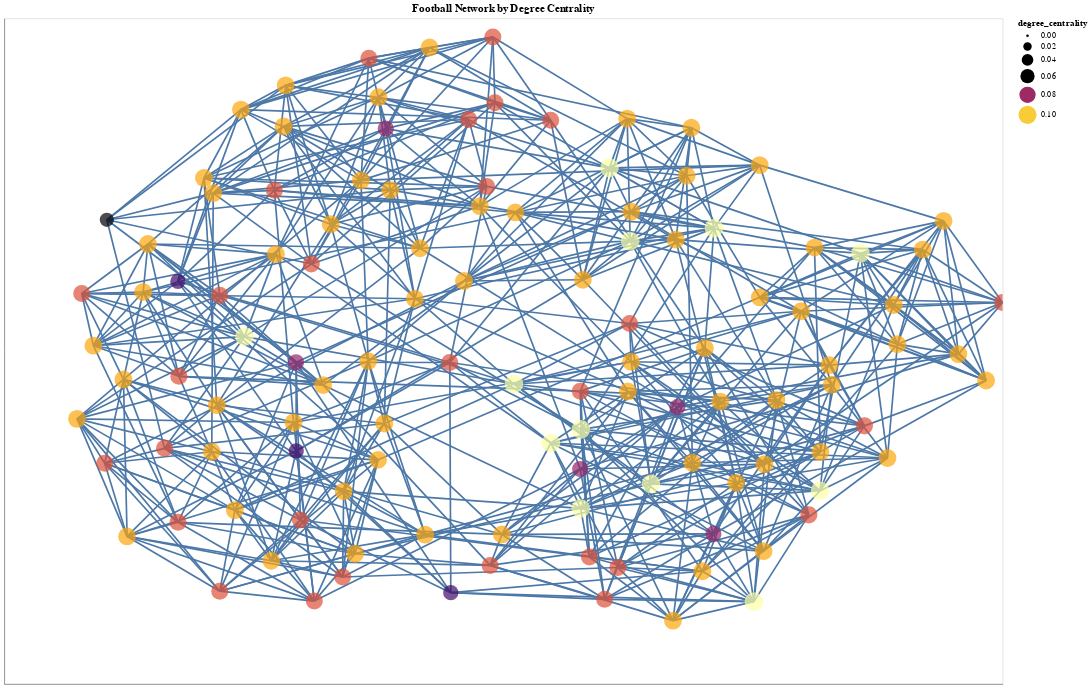

Here is the notebook cell this chart was saved with:
### Code cell
n = n.mark_circle().encode(
        color=alt.Color('degree_centrality:Q', scale=alt.Scale(scheme='inferno')), 
        size=alt.Size('degree_centrality:Q',
                     scale=alt.Scale(range=[10,500])),
        tooltip=[alt.Tooltip('name'), alt.Tooltip('degree')]
        ).interactive()
e = e.mark_line().encode()

(e+n).properties(width=1200,height=800, title='Football Network by Degree Centrality')

### Figure 1 — Vega-Lite specification as saved in the notebook (floating-point values rounded to 4 significant figures; data arrays with more than 128 entries replaced by an {"elided": "..."} marker saying what was removed)
{"config": {"view": {"continuousWidth": 400, "continuousHeight": 300}}, "layer": [{"data": {"name": "data-610735664036fa79adee4047cafd5d92"}, "mark": "line", "encoding": {"detail": {"field": "edge", "type": "quantitative"}, "x": {"axis": {"grid": false, "labels": false, "ticks": false, "title": ""}, "field": "x", "type": "quantitative"}, "y": {"axis": {"grid": false, "labels": false, "ticks": false, "title": ""}, "field": "y", "type": "quantitative"}}}, {"data": {"name": "data-1d9d01596838e1dbff05aae14121ae34"}, "mark": "circle", "encoding": {"color": {"field": "degree_centrality", "scale": {"scheme": "inferno"}, "type": "quantitative"}, "size": {"field": "degree_centrality", "scale": {"range": [10, 500]}, "type": "quantitative"}, "tooltip": [{"field": "name", "type": "nominal"}, {"field": "degree", "type": "quantitative"}], "x": {"axis": {"grid": false, "labels": false, "ticks": false}, "field": "x", "type": "quantitative"}, "y": {"axis": {"grid": false, "labels": false, "ticks": false}, "field": "y", "type": "quantitative"}}, "selection": {"selector001": {"type": "interval", "bind": "scales", "encodings": ["x", "y"]}, "selector002": {"type": "interval", "bind": "scales", "encodings": ["x", "y"]}, "selector003": {"type": "interval", "bind": "scales", "encodings": ["x", "y"]}, "selector004": {"type": "interval", "bind": "scales", "encodings": ["x", "y"]}, "selector005": {"type": "interval", "bind": "scales", "encodings": ["x", "y"]}}}], "height": 800, "title": "Football Network by Degree Centrality", "width": 1200, "$schema": "https://vega.github.io/schema/vega-lite/v4.17.0.json", "datasets": {"data-610735664036fa79adee4047cafd5d92": {"elided": "1226 records"}, "data-1d9d01596838e1dbff05aae14121ae34": [{"y": -0.09886, "name": "BrighamYoung", "x": 0.02114, "closeness_centrality": 0.4238, "degree_centrality": 0.1053, "value": 7, "pagerank": 0.009588, "hubs": 0.01009, "betweenness_centrality": 0.03249, "authorities": 0.01009, "eigenvector_centrality": 0.1065, "degree": 12}, {"y": 0.04338, "name": "FloridaState", "x": -0.5185, "closeness_centrality": 0.413, "degree_centrality": 0.1053, "value": 0, "pagerank": 0.009641, "hubs": 0.009132, "betweenness_centrality": 0.01762, "authorities": 0.009132, "eigenvector_centrality": 0.09639, "degree": 12}, {"y": 0.3695, "name": "Iowa", "x": 0.4219, "closeness_centrality": 0.4071, "degree_centrality": 0.1053, "value": 2, "pagerank": 0.009509, "hubs": 0.01102, "betweenness_centrality": 0.01312, "authorities": 0.01102, "eigenvector_centrality": 0.1163, "degree": 12}, {"y": -0.2353, "name": "KansasState", "x": 0.1554, "closeness_centrality": 0.4207, "degree_centrality": 0.1053, "value": 3, "pagerank": 0.009617, "hubs": 0.01007, "betweenness_centrality": 0.02307, "authorities": 0.01007, "eigenvector_centrality": 0.1062, "degree": 12}, {"y": -0.3398, "name": "NewMexico", "x": 0.523, "closeness_centrality": 0.4028, "degree_centrality": 0.09649, "value": 7, "pagerank": 0.008887, "hubs": 0.009589, "betweenness_centrality": 0.01066, "authorities": 0.009589, "eigenvector_centrality": 0.1012, "degree": 11}, {"y": -0.7527, "name": "TexasTech", "x": 0.5019, "closeness_centrality": 0.3838, "degree_centrality": 0.1053, "value": 3, "pagerank": 0.009677, "hubs": 0.009692, "betweenness_centrality": 0.01066, "authorities": 0.009692, "eigenvector_centrality": 0.1023, "degree": 12}, {"y": 0.5506, "name": "PennState", "x": 0.2126, "closeness_centrality": 0.4254, "degree_centrality": 0.1053, "value": 2, "pagerank": 0.009548, "hubs": 0.01069, "betweenness_centrality": 0.01968, "authorities": 0.01069, "eigenvector_centrality": 0.1129, "degree": 12}, {"y": 0.2935, "name": "SouthernCalifornia", "x": 0.7154, "closeness_centrality": 0.4014, "degree_centrality": 0.1053, "value": 8, "pagerank": 0.009491, "hubs": 0.01144, "betweenness_centrality": 0.01456, "authorities": 0.01144, "eigenvector_centrality": 0.1207, "degree": 12}, {"y": -0.08838, "name": "ArizonaState", "x": 0.967, "closeness_centrality": 0.3608, "degree_centrality": 0.09649, "value": 8, "pagerank": 0.008844, "hubs": 0.01022, "betweenness_centrality": 0.005009, "authorities": 0.01022, "eigenvector_centrality": 0.1078, "degree": 11}, {"y": 0.1197, "name": "SanDiegoState", "x": 0.5964, "closeness_centrality": 0.3972, "degree_centrality": 0.09649, "value": 7, "pagerank": 0.008836, "hubs": 0.0101, "betweenness_centrality": 0.01183, "authorities": 0.0101, "eigenvector_centrality": 0.1065, "degree": 11}, {"y": -0.4921, "name": "Baylor", "x": 0.612, "closeness_centrality": 0.3813, "degree_centrality": 0.08772, "value": 3, "pagerank": 0.008212, "hubs": 0.008553, "betweenness_centrality": 0.006908, "authorities": 0.008553, "eigenvector_centrality": 0.09026, "degree": 10}, {"y": -0.7459, "name": "NorthTexas", "x": 0.2028, "closeness_centrality": 0.4028, "degree_centrality": 0.08772, "value": 10, "pagerank": 0.008345, "hubs": 0.007569, "betweenness_centrality": 0.0114, "authorities": 0.007569, "eigenvector_centrality": 0.07987, "degree": 10}, {"y": 0.4831, "name": "NorthernIllinois", "x": -0.4587, "closeness_centrality": 0.3904, "degree_centrality": 0.08772, "value": 6, "pagerank": 0.008382, "hubs": 0.006738, "betweenness_centrality": 0.01014, "authorities": 0.006738, "eigenvector_centrality": 0.07111, "degree": 10}, {"y": 0.4166, "name": "Northwestern", "x": 0.0239, "closeness_centrality": 0.4207, "degree_centrality": 0.09649, "value": 2, "pagerank": 0.008828, "hubs": 0.01004, "betweenness_centrality": 0.01729, "authorities": 0.01004, "eigenvector_centrality": 0.106, "degree": 11}, {"y": 0.746, "name": "WesternMichigan", "x": -0.01687, "closeness_centrality": 0.3851, "degree_centrality": 0.08772, "value": 6, "pagerank": 0.008323, "hubs": 0.007261, "betweenness_centrality": 0.007074, "authorities": 0.007261, "eigenvector_centrality": 0.07663, "degree": 10}, {"y": 0.3303, "name": "Wisconsin", "x": 0.254, "closeness_centrality": 0.4238, "degree_centrality": 0.1053, "value": 2, "pagerank": 0.00951, "hubs": 0.01102, "betweenness_centrality": 0.0209, "authorities": 0.01102, "eigenvector_centrality": 0.1163, "degree": 12}, {"y": -0.03191, "name": "Wyoming", "x": 0.2559, "closeness_centrality": 0.4238, "degree_centrality": 0.09649, "value": 7, "pagerank": 0.008848, "hubs": 0.009836, "betweenness_centrality": 0.02221, "authorities": 0.009836, "eigenvector_centrality": 0.1038, "degree": 11}, {"y": -0.2146, "name": "Auburn", "x": -0.4202, "closeness_centrality": 0.4116, "degree_centrality": 0.09649, "value": 9, "pagerank": 0.009018, "hubs": 0.00775, "betweenness_centrality": 0.0166, "authorities": 0.00775, "eigenvector_centrality": 0.08179, "degree": 11}, {"y": 0.7257, "name": "Akron", "x": -0.5257, "closeness_centrality": 0.38, "degree_centrality": 0.09649, "value": 6, "pagerank": 0.009132, "hubs": 0.007118, "betweenness_centrality": 0.008493, "authorities": 0.007118, "eigenvector_centrality": 0.07512, "degree": 11}, {"y": 0.5202, "name": "VirginiaTech", "x": -0.5997, "closeness_centrality": 0.3904, "degree_centrality": 0.09649, "value": 1, "pagerank": 0.009006, "hubs": 0.00791, "betweenness_centrality": 0.009759, "authorities": 0.00791, "eigenvector_centrality": 0.08348, "degree": 11}, {"y": -0.3266, "name": "Alabama", "x": -0.251, "closeness_centrality": 0.4028, "degree_centrality": 0.09649, "value": 9, "pagerank": 0.00903, "hubs": 0.007695, "betweenness_centrality": 0.02305, "authorities": 0.007695, "eigenvector_centrality": 0.08122, "degree": 11}, {"y": 0.1615, "name": "UCLA", "x": 0.5137, "closeness_centrality": 0.3972, "degree_centrality": 0.09649, "value": 8, "pagerank": 0.008813, "hubs": 0.01042, "betweenness_centrality": 0.02213, "authorities": 0.01042, "eigenvector_centrality": 0.11, "degree": 11}, {"y": 0.3912, "name": "Arizona", "x": 0.8819, "closeness_centrality": 0.3677, "degree_centrality": 0.09649, "value": 8, "pagerank": 0.008813, "hubs": 0.01046, "betweenness_centrality": 0.006733, "authorities": 0.01046, "eigenvector_centrality": 0.1103, "degree": 11}, {"y": -0.04197, "name": "Utah", "x": 0.6531, "closeness_centrality": 0.3851, "degree_centrality": 0.09649, "value": 7, "pagerank": 0.008861, "hubs": 0.009901, "betweenness_centrality": 0.007589, "authorities": 0.009901, "eigenvector_centrality": 0.1045, "degree": 11}, {"y": -0.6439, "name": "ArkansasState", "x": -0.02655, "closeness_centrality": 0.4238, "degree_centrality": 0.08772, "value": 10, "pagerank": 0.008311, "hubs": 0.007611, "betweenness_centrality": 0.0207, "authorities": 0.007611, "eigenvector_centrality": 0.08032, "degree": 10}, {"y": -0.102, "name": "NorthCarolinaState", "x": -0.361, "closeness_centrality": 0.413, "degree_centrality": 0.09649, "value": 0, "pagerank": 0.008909, "hubs": 0.008848, "betweenness_centrality": 0.01778, "authorities": 0.008848, "eigenvector_centrality": 0.09338, "degree": 11}, {"y": 0.2619, "name": "BallState", "x": -0.3847, "closeness_centrality": 0.3986, "degree_centrality": 0.08772, "value": 6, "pagerank": 0.008392, "hubs": 0.006719, "betweenness_centrality": 0.017, "authorities": 0.006719, "eigenvector_centrality": 0.07092, "degree": 10}, {"y": -0.2036, "name": "Florida", "x": -0.854, "closeness_centrality": 0.3826, "degree_centrality": 0.09649, "value": 9, "pagerank": 0.009035, "hubs": 0.007534, "betweenness_centrality": 0.01066, "authorities": 0.007534, "eigenvector_centrality": 0.07951, "degree": 11}, {"y": -0.3542, "name": "BoiseState", "x": 0.1538, "closeness_centrality": 0.4086, "degree_centrality": 0.07895, "value": 11, "pagerank": 0.007636, "hubs": 0.006644, "betweenness_centrality": 0.01817, "authorities": 0.006644, "eigenvector_centrality": 0.07011, "degree": 9}, {"y": 0.4843, "name": "BostonCollege", "x": -0.2266, "closeness_centrality": 0.4, "degree_centrality": 0.09649, "value": 1, "pagerank": 0.008999, "hubs": 0.008126, "betweenness_centrality": 0.009029, "authorities": 0.008126, "eigenvector_centrality": 0.08576, "degree": 11}, {"y": 0.3089, "name": "WestVirginia", "x": -0.167, "closeness_centrality": 0.4101, "degree_centrality": 0.09649, "value": 1, "pagerank": 0.00896, "hubs": 0.008295, "betweenness_centrality": 0.01509, "authorities": 0.008295, "eigenvector_centrality": 0.08755, "degree": 11}, {"y": 0.9123, "name": "BowlingGreenState", "x": -0.1479, "closeness_centrality": 0.3787, "degree_centrality": 0.09649, "value": 6, "pagerank": 0.009018, "hubs": 0.007822, "betweenness_centrality": 0.008418, "authorities": 0.007822, "eigenvector_centrality": 0.08255, "degree": 11}, {"y": 0.5269, "name": "Michigan", "x": 0.3671, "closeness_centrality": 0.4101, "degree_centrality": 0.09649, "value": 2, "pagerank": 0.0088, "hubs": 0.01035, "betweenness_centrality": 0.01488, "authorities": 0.01035, "eigenvector_centrality": 0.1092, "degree": 11}, {"y": 0.1677, "name": "Virginia", "x": -0.568, "closeness_centrality": 0.3878, "degree_centrality": 0.08772, "value": 0, "pagerank": 0.008215, "hubs": 0.007899, "betweenness_centrality": 0.007354, "authorities": 0.007899, "eigenvector_centrality": 0.08337, "degree": 10}, {"y": 0.7986, "name": "Buffalo", "x": -0.4361, "closeness_centrality": 0.3762, "degree_centrality": 0.09649, "value": 6, "pagerank": 0.009101, "hubs": 0.007278, "betweenness_centrality": 0.008026, "authorities": 0.007278, "eigenvector_centrality": 0.07682, "degree": 11}, {"y": 0.3813, "name": "Syracuse", "x": -0.3458, "closeness_centrality": 0.3972, "degree_centrality": 0.09649, "value": 1, "pagerank": 0.00894, "hubs": 0.008382, "betweenness_centrality": 0.01548, "authorities": 0.008382, "eigenvector_centrality": 0.08846, "degree": 11}, {"y": 0.2096, "name": "CentralFlorida", "x": -0.652, "closeness_centrality": 0.4014, "degree_centrality": 0.07018, "value": 5, "pagerank": 0.006976, "hubs": 0.00532, "betweenness_centrality": 0.01321, "authorities": 0.00532, "eigenvector_centrality": 0.05614, "degree": 8}, {"y": 0.01623, "name": "GeorgiaTech", "x": -0.8212, "closeness_centrality": 0.3945, "degree_centrality": 0.09649, "value": 0, "pagerank": 0.008981, "hubs": 0.008152, "betweenness_centrality": 0.009131, "authorities": 0.008152, "eigenvector_centrality": 0.08603, "degree": 11}, {"y": 0.4356, "name": "CentralMichigan", "x": -0.04704, "closeness_centrality": 0.4043, "degree_centrality": 0.09649, "value": 6, "pagerank": 0.009069, "hubs": 0.007627, "betweenness_centrality": 0.02519, "authorities": 0.007627, "eigenvector_centrality": 0.08049, "degree": 11}, {"y": 0.6986, "name": "Purdue", "x": 0.248, "closeness_centrality": 0.4071, "degree_centrality": 0.09649, "value": 2, "pagerank": 0.008838, "hubs": 0.009891, "betweenness_centrality": 0.0107, "authorities": 0.009891, "eigenvector_centrality": 0.1044, "degree": 11}, {"y": -0.3028, "name": "Colorado", "x": 0.6351, "closeness_centrality": 0.3986, "degree_centrality": 0.09649, "value": 3, "pagerank": 0.00887, "hubs": 0.009758, "betweenness_centrality": 0.01398, "authorities": 0.009758, "eigenvector_centrality": 0.103, "degree": 11}, {"y": -0.2247, "name": "ColoradoState", "x": 0.7234, "closeness_centrality": 0.3958, "degree_centrality": 0.08772, "value": 7, "pagerank": 0.008127, "hubs": 0.009395, "betweenness_centrality": 0.006439, "authorities": 0.009395, "eigenvector_centrality": 0.09914, "degree": 10}, {"y": 0.3946, "name": "Connecticut", "x": -0.7943, "closeness_centrality": 0.3701, "degree_centrality": 0.0614, "value": 5, "pagerank": 0.006269, "hubs": 0.004577, "betweenness_centrality": 0.00779, "authorities": 0.004577, "eigenvector_centrality": 0.04831, "degree": 7}, {"y": 0.4748, "name": "EasternMichigan", "x": -0.5812, "closeness_centrality": 0.3958, "degree_centrality": 0.09649, "value": 6, "pagerank": 0.009144, "hubs": 0.007065, "betweenness_centrality": 0.0136, "authorities": 0.007065, "eigenvector_centrality": 0.07457, "degree": 11}, {"y": -0.1626, "name": "EastCarolina", "x": -0.5741, "closeness_centrality": 0.4, "degree_centrality": 0.09649, "value": 4, "pagerank": 0.008973, "hubs": 0.008148, "betweenness_centrality": 0.01437, "authorities": 0.008148, "eigenvector_centrality": 0.08599, "degree": 11}, {"y": 0.1776, "name": "Duke", "x": -0.7216, "closeness_centrality": 0.3972, "degree_centrality": 0.09649, "value": 0, "pagerank": 0.008918, "hubs": 0.008579, "betweenness_centrality": 0.01144, "authorities": 0.008579, "eigenvector_centrality": 0.09054, "degree": 11}, {"y": -0.101, "name": "FresnoState", "x": 0.6578, "closeness_centrality": 0.3931, "degree_centrality": 0.09649, "value": 11, "pagerank": 0.00874, "hubs": 0.01133, "betweenness_centrality": 0.01035, "authorities": 0.01133, "eigenvector_centrality": 0.1196, "degree": 11}, {"y": 0.5587, "name": "OhioState", "x": 0.5134, "closeness_centrality": 0.4057, "degree_centrality": 0.09649, "value": 2, "pagerank": 0.008795, "hubs": 0.01043, "betweenness_centrality": 0.0151, "authorities": 0.01043, "eigenvector_centrality": 0.1101, "degree": 11}, {"y": -0.5513, "name": "Houston", "x": -0.1567, "closeness_centrality": 0.4101, "degree_centrality": 0.09649, "value": 4, "pagerank": 0.008932, "hubs": 0.008766, "betweenness_centrality": 0.01779, "authorities": 0.008766, "eigenvector_centrality": 0.09251, "degree": 11}, {"y": -0.3354, "name": "Rice", "x": 0.3787, "closeness_centrality": 0.4043, "degree_centrality": 0.09649, "value": 11, "pagerank": 0.008755, "hubs": 0.01111, "betweenness_centrality": 0.009785, "authorities": 0.01111, "eigenvector_centrality": 0.1172, "degree": 11}, {"y": -0.1684, "name": "Idaho", "x": 0.3486, "closeness_centrality": 0.3986, "degree_centrality": 0.07895, "value": 10, "pagerank": 0.0076, "hubs": 0.007045, "betweenness_centrality": 0.01437, "authorities": 0.007045, "eigenvector_centrality": 0.07434, "degree": 9}, {"y": 0.3111, "name": "Washington", "x": 0.6232, "closeness_centrality": 0.3945, "degree_centrality": 0.09649, "value": 8, "pagerank": 0.008873, "hubs": 0.00988, "betweenness_centrality": 0.0149, "authorities": 0.00988, "eigenvector_centrality": 0.1042, "degree": 11}, {"y": -0.6186, "name": "Kansas", "x": 0.1724, "closeness_centrality": 0.3972, "degree_centrality": 0.08772, "value": 3, "pagerank": 0.008184, "hubs": 0.0088, "betweenness_centrality": 0.009851, "authorities": 0.0088, "eigenvector_centrality": 0.09286, "degree": 10}, {"y": -0.4728, "name": "SouthernMethodist", "x": 0.1548, "closeness_centrality": 0.4116, "degree_centrality": 0.1053, "value": 11, "pagerank": 0.009472, "hubs": 0.01162, "betweenness_centrality": 0.01656, "authorities": 0.01162, "eigenvector_centrality": 0.1226, "degree": 12}, {"y": 0.9438, "name": "Kent", "x": -0.02101, "closeness_centrality": 0.3738, "degree_centrality": 0.08772, "value": 6, "pagerank": 0.008302, "hubs": 0.007204, "betweenness_centrality": 0.003906, "authorities": 0.007204, "eigenvector_centrality": 0.07603, "degree": 10}, {"y": 0.7629, "name": "Pittsburgh", "x": -0.2502, "closeness_centrality": 0.3931, "degree_centrality": 0.09649, "value": 1, "pagerank": 0.008941, "hubs": 0.008411, "betweenness_centrality": 0.01173, "authorities": 0.008411, "eigenvector_centrality": 0.08877, "degree": 11}, {"y": -0.3369, "name": "Kentucky", "x": -0.7985, "closeness_centrality": 0.3813, "degree_centrality": 0.08772, "value": 9, "pagerank": 0.008289, "hubs": 0.007159, "betweenness_centrality": 0.00954, "authorities": 0.007159, "eigenvector_centrality": 0.07555, "degree": 10}, {"y": -0.2922, "name": "Louisville", "x": -0.6788, "closeness_centrality": 0.3972, "degree_centrality": 0.08772, "value": 4, "pagerank": 0.008331, "hubs": 0.007164, "betweenness_centrality": 0.01038, "authorities": 0.007164, "eigenvector_centrality": 0.07561, "degree": 10}, {"y": -0.03414, "name": "LouisianaTech", "x": -0.1073, "closeness_centrality": 0.4368, "degree_centrality": 0.08772, "value": 11, "pagerank": 0.008371, "hubs": 0.0075, "betweenness_centrality": 0.02882, "authorities": 0.0075, "eigenvector_centrality": 0.07915, "degree": 10}, {"y": -0.3, "name": "LouisianaMonroe", "x": -0.4149, "closeness_centrality": 0.3972, "degree_centrality": 0.07018, "value": 10, "pagerank": 0.007029, "hubs": 0.005171, "betweenness_centrality": 0.01087, "authorities": 0.005171, "eigenvector_centrality": 0.05457, "degree": 8}, {"y": 0.2143, "name": "Minnesota", "x": 0.1593, "closeness_centrality": 0.4116, "degree_centrality": 0.09649, "value": 2, "pagerank": 0.008888, "hubs": 0.00966, "betweenness_centrality": 0.0152, "authorities": 0.00966, "eigenvector_centrality": 0.1019, "degree": 11}, {"y": 0.5131, "name": "MiamiOhio", "x": -0.2853, "closeness_centrality": 0.4043, "degree_centrality": 0.09649, "value": 6, "pagerank": 0.009014, "hubs": 0.007829, "betweenness_centrality": 0.02076, "authorities": 0.007829, "eigenvector_centrality": 0.08263, "degree": 11}, {"y": -0.085, "name": "Vanderbilt", "x": -0.761, "closeness_centrality": 0.3918, "degree_centrality": 0.09649, "value": 9, "pagerank": 0.008985, "hubs": 0.007819, "betweenness_centrality": 0.0142, "authorities": 0.007819, "eigenvector_centrality": 0.08253, "degree": 11}, {"y": -0.03352, "name": "MiddleTennesseeState", "x": -0.4153, "closeness_centrality": 0.4191, "degree_centrality": 0.07895, "value": 10, "pagerank": 0.007749, "hubs": 0.005876, "betweenness_centrality": 0.01829, "authorities": 0.005876, "eigenvector_centrality": 0.06202, "degree": 9}, {"y": 0.4192, "name": "Illinois", "x": 0.2564, "closeness_centrality": 0.4176, "degree_centrality": 0.09649, "value": 2, "pagerank": 0.008842, "hubs": 0.01009, "betweenness_centrality": 0.02037, "authorities": 0.01009, "eigenvector_centrality": 0.1065, "degree": 11}, {"y": -0.4778, "name": "MississippiState", "x": -0.5379, "closeness_centrality": 0.3958, "degree_centrality": 0.09649, "value": 9, "pagerank": 0.009021, "hubs": 0.007714, "betweenness_centrality": 0.0101, "authorities": 0.007714, "eigenvector_centrality": 0.08142, "degree": 11}, {"y": -0.6299, "name": "Memphis", "x": -0.4649, "closeness_centrality": 0.4014, "degree_centrality": 0.09649, "value": 4, "pagerank": 0.009034, "hubs": 0.007809, "betweenness_centrality": 0.0107, "authorities": 0.007809, "eigenvector_centrality": 0.08241, "degree": 11}, {"y": -0.4194, "name": "Nevada", "x": 0.6344, "closeness_centrality": 0.4014, "degree_centrality": 0.1053, "value": 11, "pagerank": 0.009438, "hubs": 0.0121, "betweenness_centrality": 0.01181, "authorities": 0.0121, "eigenvector_centrality": 0.1277, "degree": 12}, {"y": 0.1386, "name": "Oregon", "x": 0.7821, "closeness_centrality": 0.3918, "degree_centrality": 0.09649, "value": 8, "pagerank": 0.008824, "hubs": 0.01044, "betweenness_centrality": 0.01076, "authorities": 0.01044, "eigenvector_centrality": 0.1102, "degree": 11}, {"y": -0.5509, "name": "NewMexicoState", "x": -0.002929, "closeness_centrality": 0.4222, "degree_centrality": 0.09649, "value": 10, "pagerank": 0.009007, "hubs": 0.00846, "betweenness_centrality": 0.02414, "authorities": 0.00846, "eigenvector_centrality": 0.08927, "degree": 11}, {"y": -0.3024, "name": "SouthCarolina", "x": -0.5841, "closeness_centrality": 0.4043, "degree_centrality": 0.09649, "value": 9, "pagerank": 0.009016, "hubs": 0.007632, "betweenness_centrality": 0.01519, "authorities": 0.007632, "eigenvector_centrality": 0.08055, "degree": 11}, {"y": 0.6936, "name": "Ohio", "x": 0.09483, "closeness_centrality": 0.3918, "degree_centrality": 0.08772, "value": 6, "pagerank": 0.008301, "hubs": 0.007283, "betweenness_centrality": 0.01257, "authorities": 0.007283, "eigenvector_centrality": 0.07686, "degree": 10}, {"y": 0.008722, "name": "IowaState", "x": 0.4037, "closeness_centrality": 0.4101, "degree_centrality": 0.09649, "value": 3, "pagerank": 0.008882, "hubs": 0.009571, "betweenness_centrality": 0.0163, "authorities": 0.009571, "eigenvector_centrality": 0.101, "degree": 11}, {"y": -0.3213, "name": "SanJoseState", "x": 0.7695, "closeness_centrality": 0.3851, "degree_centrality": 0.09649, "value": 11, "pagerank": 0.008737, "hubs": 0.01136, "betweenness_centrality": 0.008117, "authorities": 0.01136, "eigenvector_centrality": 0.1199, "degree": 11}, {"y": -0.1472, "name": "Nebraska", "x": 0.5472, "closeness_centrality": 0.4, "degree_centrality": 0.09649, "value": 3, "pagerank": 0.008853, "hubs": 0.00989, "betweenness_centrality": 0.01017, "authorities": 0.00989, "eigenvector_centrality": 0.1044, "degree": 11}, {"y": -0.6788, "name": "SouthernMississippi", "x": -0.322, "closeness_centrality": 0.3972, "degree_centrality": 0.08772, "value": 4, "pagerank": 0.008287, "hubs": 0.007361, "betweenness_centrality": 0.01168, "authorities": 0.007361, "eigenvector_centrality": 0.07768, "degree": 10}, {"y": -0.5569, "name": "Tennessee", "x": -0.7537, "closeness_centrality": 0.3787, "degree_centrality": 0.09649, "value": 9, "pagerank": 0.009069, "hubs": 0.007323, "betweenness_centrality": 0.005947, "authorities": 0.007323, "eigenvector_centrality": 0.07729, "degree": 11}, {"y": 0.02079, "name": "Stanford", "x": 0.7893, "closeness_centrality": 0.3918, "degree_centrality": 0.09649, "value": 8, "pagerank": 0.008816, "hubs": 0.01043, "betweenness_centrality": 0.0119, "authorities": 0.01043, "eigenvector_centrality": 0.1101, "degree": 11}, {"y": -0.008956, "name": "WashingtonState", "x": 0.9115, "closeness_centrality": 0.3666, "degree_centrality": 0.09649, "value": 8, "pagerank": 0.008883, "hubs": 0.009885, "betweenness_centrality": 0.005523, "authorities": 0.009885, "eigenvector_centrality": 0.1043, "degree": 11}, {"y": 0.6751, "name": "Temple", "x": -0.4402, "closeness_centrality": 0.3918, "degree_centrality": 0.09649, "value": 1, "pagerank": 0.008959, "hubs": 0.008185, "betweenness_centrality": 0.008171, "authorities": 0.008185, "eigenvector_centrality": 0.08639, "degree": 11}, {"y": 0.1574, "name": "Navy", "x": -0.1773, "closeness_centrality": 0.4351, "degree_centrality": 0.09649, "value": 5, "pagerank": 0.008949, "hubs": 0.008567, "betweenness_centrality": 0.02916, "authorities": 0.008567, "eigenvector_centrality": 0.09041, "degree": 11}, {"y": -0.3958, "name": "TexasA&M", "x": 0.4664, "closeness_centrality": 0.4057, "degree_centrality": 0.09649, "value": 3, "pagerank": 0.008861, "hubs": 0.009791, "betweenness_centrality": 0.01151, "authorities": 0.009791, "eigenvector_centrality": 0.1033, "degree": 11}, {"y": 0.3351, "name": "NotreDame", "x": 0.3453, "closeness_centrality": 0.4222, "degree_centrality": 0.09649, "value": 5, "pagerank": 0.008864, "hubs": 0.009563, "betweenness_centrality": 0.03353, "authorities": 0.009563, "eigenvector_centrality": 0.1009, "degree": 11}, {"y": -0.601, "name": "TexasElPaso", "x": 0.5212, "closeness_centrality": 0.3945, "degree_centrality": 0.09649, "value": 11, "pagerank": 0.008764, "hubs": 0.01104, "betweenness_centrality": 0.006637, "authorities": 0.01104, "eigenvector_centrality": 0.1165, "degree": 11}, {"y": -0.8099, "name": "Oklahoma", "x": 0.3398, "closeness_centrality": 0.3851, "degree_centrality": 0.09649, "value": 3, "pagerank": 0.008881, "hubs": 0.00968, "betweenness_centrality": 0.007433, "authorities": 0.00968, "eigenvector_centrality": 0.1021, "degree": 11}, {"y": 0.6686, "name": "Toledo", "x": -0.2356, "closeness_centrality": 0.3931, "degree_centrality": 0.07895, "value": 6, "pagerank": 0.007617, "hubs": 0.00646, "betweenness_centrality": 0.008034, "authorities": 0.00646, "eigenvector_centrality": 0.06817, "degree": 9}, {"y": -0.4213, "name": "Tulane", "x": -0.3199, "closeness_centrality": 0.4101, "degree_centrality": 0.09649, "value": 4, "pagerank": 0.008983, "hubs": 0.00833, "betweenness_centrality": 0.01238, "authorities": 0.00833, "eigenvector_centrality": 0.08791, "degree": 11}, {"y": -0.6088, "name": "Mississippi", "x": -0.297, "closeness_centrality": 0.4086, "degree_centrality": 0.09649, "value": 9, "pagerank": 0.008995, "hubs": 0.007942, "betweenness_centrality": 0.0142, "authorities": 0.007942, "eigenvector_centrality": 0.08382, "degree": 11}, {"y": -0.2761, "name": "Tulsa", "x": 0.09517, "closeness_centrality": 0.4302, "degree_centrality": 0.1053, "value": 11, "pagerank": 0.009495, "hubs": 0.01149, "betweenness_centrality": 0.02008, "authorities": 0.01149, "eigenvector_centrality": 0.1213, "degree": 12}, {"y": 0.2914, "name": "NorthCarolina", "x": -0.4557, "closeness_centrality": 0.4043, "degree_centrality": 0.09649, "value": 0, "pagerank": 0.008919, "hubs": 0.008667, "betweenness_centrality": 0.01716, "authorities": 0.008667, "eigenvector_centrality": 0.09147, "degree": 11}, {"y": -0.5493, "name": "UtahState", "x": 0.4207, "closeness_centrality": 0.3918, "degree_centrality": 0.07895, "value": 5, "pagerank": 0.007587, "hubs": 0.007164, "betweenness_centrality": 0.00862, "authorities": 0.007164, "eigenvector_centrality": 0.0756, "degree": 9}, {"y": -0.2174, "name": "Army", "x": -0.2385, "closeness_centrality": 0.4161, "degree_centrality": 0.09649, "value": 4, "pagerank": 0.008968, "hubs": 0.008323, "betweenness_centrality": 0.01654, "authorities": 0.008323, "eigenvector_centrality": 0.08784, "degree": 11}, {"y": -0.02995, "name": "Cincinnati", "x": -0.2707, "closeness_centrality": 0.4238, "degree_centrality": 0.09649, "value": 4, "pagerank": 0.008947, "hubs": 0.00852, "betweenness_centrality": 0.02384, "authorities": 0.00852, "eigenvector_centrality": 0.08992, "degree": 11}, {"y": 0.08285, "name": "AirForce", "x": 0.253, "closeness_centrality": 0.4086, "degree_centrality": 0.08772, "value": 7, "pagerank": 0.008157, "hubs": 0.008918, "betweenness_centrality": 0.01395, "authorities": 0.008918, "eigenvector_centrality": 0.0941, "degree": 10}, {"y": 0.6961, "name": "Rutgers", "x": -0.06926, "closeness_centrality": 0.3918, "degree_centrality": 0.08772, "value": 1, "pagerank": 0.008243, "hubs": 0.007649, "betweenness_centrality": 0.005317, "authorities": 0.007649, "eigenvector_centrality": 0.08073, "degree": 10}, {"y": -0.5144, "name": "Georgia", "x": -0.6517, "closeness_centrality": 0.3851, "degree_centrality": 0.08772, "value": 9, "pagerank": 0.008293, "hubs": 0.007091, "betweenness_centrality": 0.006927, "authorities": 0.007091, "eigenvector_centrality": 0.07484, "degree": 10}, {"y": -0.7214, "name": "LouisianaState", "x": -0.5681, "closeness_centrality": 0.3762, "degree_centrality": 0.08772, "value": 9, "pagerank": 0.008308, "hubs": 0.007001, "betweenness_centrality": 0.00694, "authorities": 0.007001, "eigenvector_centrality": 0.07389, "degree": 10}, {"y": -0.7258, "name": "LouisianaLafayette", "x": -0.1053, "closeness_centrality": 0.3958, "degree_centrality": 0.07018, "value": 10, "pagerank": 0.006986, "hubs": 0.005582, "betweenness_centrality": 0.01039, "authorities": 0.005582, "eigenvector_centrality": 0.0589, "degree": 8}, {"y": -0.6615, "name": "Texas", "x": 0.3987, "closeness_centrality": 0.3878, "degree_centrality": 0.09649, "value": 3, "pagerank": 0.008947, "hubs": 0.009117, "betweenness_centrality": 0.01414, "authorities": 0.009117, "eigenvector_centrality": 0.09621, "degree": 11}, {"y": 0.8802, "name": "Marshall", "x": -0.2694, "closeness_centrality": 0.3762, "degree_centrality": 0.08772, "value": 6, "pagerank": 0.008317, "hubs": 0.007144, "betweenness_centrality": 0.009063, "authorities": 0.007144, "eigenvector_centrality": 0.0754, "degree": 10}, {"y": 0.6712, "name": "MichiganState", "x": 0.3766, "closeness_centrality": 0.4028, "degree_centrality": 0.09649, "value": 2, "pagerank": 0.008825, "hubs": 0.01009, "betweenness_centrality": 0.01178, "authorities": 0.01009, "eigenvector_centrality": 0.1065, "degree": 11}, {"y": 0.4949, "name": "MiamiFlorida", "x": -0.03338, "closeness_centrality": 0.4043, "degree_centrality": 0.08772, "value": 1, "pagerank": 0.008243, "hubs": 0.007743, "betweenness_centrality": 0.01829, "authorities": 0.007743, "eigenvector_centrality": 0.08172, "degree": 10}, {"y": -0.1203, "name": "Missouri", "x": 0.1543, "closeness_centrality": 0.4014, "degree_centrality": 0.08772, "value": 3, "pagerank": 0.008204, "hubs": 0.008559, "betweenness_centrality": 0.01593, "authorities": 0.008559, "eigenvector_centrality": 0.09032, "degree": 10}, {"y": -0.07573, "name": "Clemson", "x": -0.65, "closeness_centrality": 0.3904, "degree_centrality": 0.08772, "value": 0, "pagerank": 0.008232, "hubs": 0.007745, "betweenness_centrality": 0.01354, "authorities": 0.007745, "eigenvector_centrality": 0.08175, "degree": 10}, {"y": -0.3988, "name": "NevadaLasVegas", "x": 0.2957, "closeness_centrality": 0.4222, "degree_centrality": 0.1053, "value": 7, "pagerank": 0.009541, "hubs": 0.01078, "betweenness_centrality": 0.01882, "authorities": 0.01078, "eigenvector_centrality": 0.1137, "degree": 12}, {"y": 0.173, "name": "WakeForest", "x": -0.8446, "closeness_centrality": 0.3864, "degree_centrality": 0.08772, "value": 0, "pagerank": 0.008225, "hubs": 0.007762, "betweenness_centrality": 0.004372, "authorities": 0.007762, "eigenvector_centrality": 0.08192, "degree": 10}, {"y": 0.2106, "name": "Indiana", "x": -0.07873, "closeness_centrality": 0.427, "degree_centrality": 0.09649, "value": 2, "pagerank": 0.008827, "hubs": 0.009952, "betweenness_centrality": 0.0205, "authorities": 0.009952, "eigenvector_centrality": 0.105, "degree": 11}, {"y": -0.6503, "name": "OklahomaState", "x": 0.2293, "closeness_centrality": 0.3986, "degree_centrality": 0.08772, "value": 3, "pagerank": 0.008196, "hubs": 0.00868, "betweenness_centrality": 0.01036, "authorities": 0.00868, "eigenvector_centrality": 0.0916, "degree": 10}, {"y": 0.1462, "name": "OregonState", "x": 1.0, "closeness_centrality": 0.354, "degree_centrality": 0.08772, "value": 8, "pagerank": 0.008123, "hubs": 0.009571, "betweenness_centrality": 0.003002, "authorities": 0.009571, "eigenvector_centrality": 0.101, "degree": 10}, {"y": 0.3218, "name": "Maryland", "x": -0.712, "closeness_centrality": 0.3918, "degree_centrality": 0.09649, "value": 0, "pagerank": 0.008962, "hubs": 0.008269, "betweenness_centrality": 0.008957, "authorities": 0.008269, "eigenvector_centrality": 0.08727, "degree": 11}, {"y": -0.1215, "name": "TexasChristian", "x": 0.2495, "closeness_centrality": 0.413, "degree_centrality": 0.09649, "value": 4, "pagerank": 0.008777, "hubs": 0.01089, "betweenness_centrality": 0.01437, "authorities": 0.01089, "eigenvector_centrality": 0.1149, "degree": 11}, {"y": 0.3052, "name": "California", "x": 0.84, "closeness_centrality": 0.3826, "degree_centrality": 0.09649, "value": 8, "pagerank": 0.008809, "hubs": 0.01054, "betweenness_centrality": 0.007516, "authorities": 0.01054, "eigenvector_centrality": 0.1112, "degree": 11}, {"y": -0.5075, "name": "AlabamaBirmingham", "x": -0.4066, "closeness_centrality": 0.3958, "degree_centrality": 0.08772, "value": 4, "pagerank": 0.008369, "hubs": 0.006918, "betweenness_centrality": 0.01158, "authorities": 0.006918, "eigenvector_centrality": 0.07301, "degree": 10}, {"y": -0.7512, "name": "Arkansas", "x": -0.3788, "closeness_centrality": 0.3775, "degree_centrality": 0.08772, "value": 9, "pagerank": 0.008369, "hubs": 0.006675, "betweenness_centrality": 0.006498, "authorities": 0.006675, "eigenvector_centrality": 0.07045, "degree": 10}, {"y": -0.1516, "name": "Hawaii", "x": 0.4346, "closeness_centrality": 0.413, "degree_centrality": 0.09649, "value": 11, "pagerank": 0.008759, "hubs": 0.01115, "betweenness_centrality": 0.01025, "authorities": 0.01115, "eigenvector_centrality": 0.1177, "degree": 11}]}}
